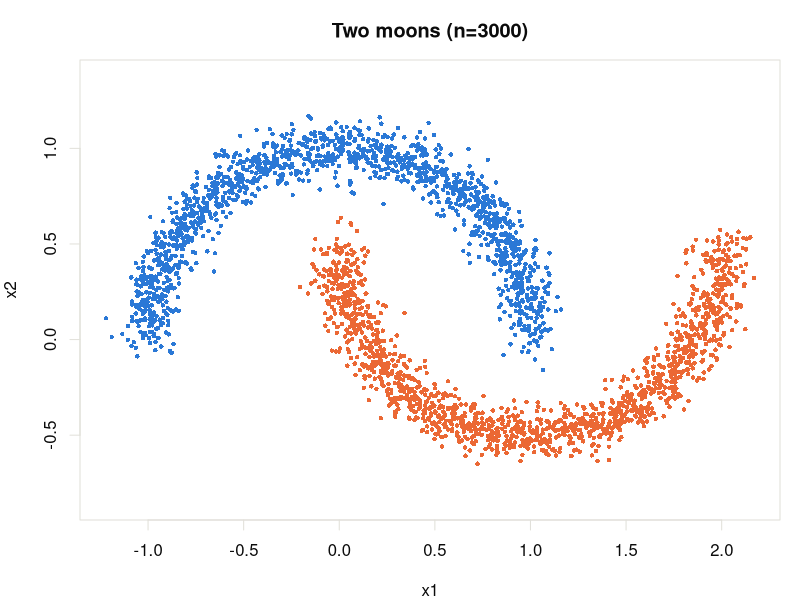

R code for this plot:
# 02_crescent_moons_sim.R
#
# Two moons, scaled to n=3000 total (1500 per moon), same generator,
# seed, and noise level as examples/01_two_moons.R.
#
# set.seed(1) below is the EXACT seed used for the data already analyzed --
# keep it unchanged to reproduce the same points.

set.seed(1)

# ---- categorical palette (validated, see dataviz skill reference) ----
palette_cat <- c("#2a78d6", "#eb6834", "#1baf7a", "#eda100",
                  "#e87ba4", "#008300", "#4a3aa7", "#e34948")
noise_color <- "#898781"
surface_col <- "white"
grid_col    <- "#e1e0d9"
ink_col     <- "#0b0b0b"
point_colors <- function(labels) {
  ifelse(labels < 0, noise_color, palette_cat[(labels %% length(palette_cat)) + 1])
}

# ---- generate data (mirrors sklearn.datasets.make_moons) ----
n <- 1500          # points per moon -> n_total = 3000
noise_sd <- 0.07

t1 <- seq(0, pi, length.out = n)
outer <- cbind(cos(t1), sin(t1))

t2 <- seq(0, pi, length.out = n)
inner <- cbind(1 - cos(t2), 1 - sin(t2) - 0.5)

X <- rbind(outer, inner)
X <- X + matrix(rnorm(length(X), sd = noise_sd), ncol = 2)
y <- c(rep(0, n), rep(1, n))

saveRDS(list(X = X, y = y, n_per_moon = n, noise_sd = noise_sd),
        "two_moons_3000.rds")

# ---- plain tabular export (space-delimited text) ----
out_df <- data.frame(x1 = X[, 1], x2 = X[, 2], y = y)
write.table(out_df, "two_moons_3000.txt", sep = " ", row.names = FALSE, quote = FALSE)

cat(sprintf("n=%d (per moon=%d)\n", nrow(X), n))

# ---- plot the ground truth ----
png("two_moons_3000.png", width = 1600, height = 1400, res = 220, bg = surface_col)
par(bg = surface_col, col.axis = ink_col, col.lab = ink_col, col.main = ink_col,
    fg = grid_col, mar = c(4, 4, 3, 1))
plot(X, col = point_colors(y), pch = 16, cex = 0.6,
     main = "Two moons (n=3000)", xlab = "x1", ylab = "x2", asp = 1)
dev.off()
